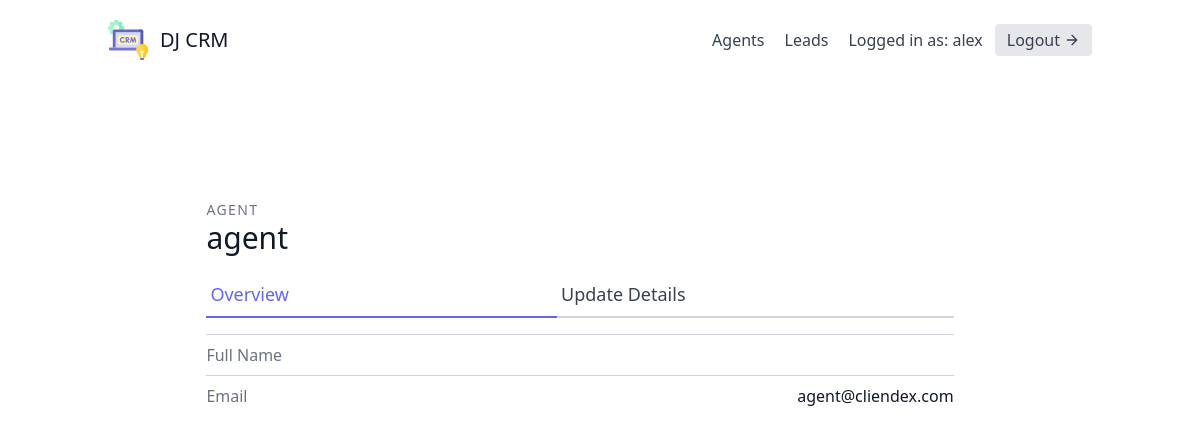
The page /agents/7/ (signed in) on the database its author committed.
### leads/models.py (models this page shows, shortened)
class User(AbstractUser):
    is_organisor = models.BooleanField(default=True)
    is_agent = models.BooleanField(default=False)

class Agent(models.Model):
    user = models.OneToOneField(User, on_delete=models.CASCADE)
    organisation = models.ForeignKey(UserProfile, on_delete=models.CASCADE)

### agents/views.py (the view)
# urls.py: path('<int:pk>/', AgentDetailView.as_view(), name='agent-detail'),
class AgentDetailView(OrganisorAndLoginRequiredMixin, generic.DetailView):
    template_name = "agents/agent_detail.html"
    context_object_name = "agent"
    def get_queryset(self):
        organisation = self.request.user.userprofile
        return Agent.objects.filter(organisation=organisation)

### agents/mixins.py (called while the page is built)
    def dispatch(self, request, *args, **kwargs):
        if not request.user.is_authenticated or not request.user.is_organisor:
            return redirect("leads:lead-list")
        return super().dispatch(request, *args, **kwargs)

### agents/templates/agents/agent_detail.html (shortened to what this page needs)
{% extends "base.html" %}
{% block content %}
<section class="text-gray-700 body-font overflow-hidden">
    <div class="container px-5 py-24 mx-auto">
      <div class="lg:w-4/5 mx-auto flex flex-wrap">
        <div class="w-full lg:pr-10 lg:py-6 mb-6 lg:mb-0">
            <h2 class="text-sm title-font text-gray-500 tracking-widest">AGENT</h2>
            <h1 class="text-gray-900 text-3xl title-font font-medium mb-4">{{ agent.user.username }}</h1>
            <div class="flex mb-4">
                <a href="{% url 'agents:agent-detail' agent.pk %}" class="flex-grow text-indigo-500 border-b-2 border-indigo-500 py-2 text-lg px-1">
                    Overview
                </a>
                <a href="{% url 'agents:agent-update' agent.pk %}" class="flex-grow border-b-2 border-gray-300 py-2 text-lg px-1">
                    Update Details
                </a>
            </div>
            <div class="flex border-t border-gray-300 py-2">
                <span class="text-gray-500">Full Name</span>
            </div>
            <div class="flex border-t border-gray-300 py-2">
                <span class="text-gray-500">Email</span>
                <span class="ml-auto text-gray-900">{{ agent.user.email }}</span>
            </div>
        </div>
      </div>
    </div>
  </section>
{% endblock content %}

### templates/navbar.html (shortened to what this page needs)
<header class="text-gray-700 body-font">
    <div class="container mx-auto flex flex-wrap p-5 flex-col md:flex-row items-center">
      <a class="flex title-font font-medium items-center text-gray-900 mb-4 md:mb-0">
        <span class="ml-3 text-xl">DJ CRM</span>
      </a>
      <nav class="md:ml-auto flex flex-wrap items-center text-base justify-center">
        {% if not request.user.is_authenticated %}
          <a href="{% url 'signup' %}" class="mr-5 hover:text-gray-900">Signup</a>
        {% else %}
          {% if request.user.is_organisor %}
          <a href="{% url 'agents:agent-list' %}" class="mr-5 hover:text-gray-900">Agents</a>
          {% endif %}
          <a href="{% url 'leads:lead-list' %}" class="mr-5 hover:text-gray-900">Leads</a>
        {% endif %}
      </nav>
      {% if request.user.is_authenticated %}
        Logged in as: {{ request.user.username }}
        <a href="{% url 'logout' %}" class="ml-3 inline-flex items-center bg-gray-200 border-0 py-1 px-3 focus:outline-none hover:bg-gray-300 rounded text-base mt-4 md:mt-0">
          Logout
            <svg fill="none" stroke="currentColor" stroke-linecap="round" stroke-linejoin="round" stroke-width="2" class="w-4 h-4 ml-1" viewBox="0 0 24 24">
                <path d="M5 12h14M12 5l7 7-7 7"></path>
            </svg>
        </a>
      {% endif %}
    </div>
</header>

### rows shown on the page
User: user.username "alex"
Agent: user.username "agent", user.email "agent@cliendex.com"
